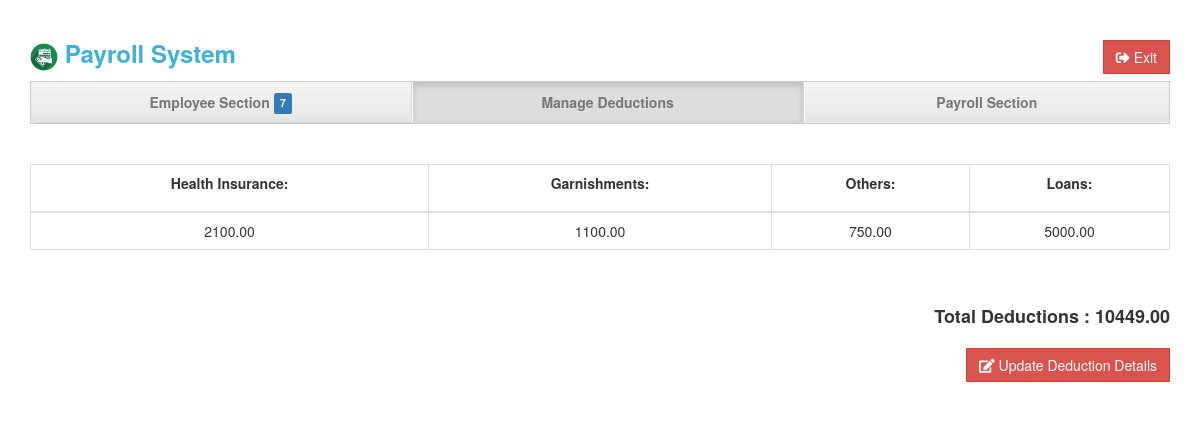
Page /home_deductions.php (signed in) on the committed database.
### tables this page shows
CREATE TABLE `deductions` (
  `deduction_id` int(5) NOT NULL,
  `healthinsurance` int(20) NOT NULL,
  `garnishments` int(20) NOT NULL,
  `others` int(20) NOT NULL,
  `fica` int(20) NOT NULL,
  `loans` int(20) NOT NULL
);

### home_deductions.php (the view, shortened to what this page needs)
<?php
require('db.php');
$query1 = "SELECT * from deductions";
$query = mysqli_query($connection, $query1);
  while($row=mysqli_fetch_array($query))
  {
    $healthinsurance   = $row['healthinsurance'];
    $garnishments          = $row['garnishments'];
    $others         = $row['others'];
    $fica         = $row['fica'];
    $loans        = $row['loans'];
    $total        = $healthinsurance + $garnishments + $others + $fica + $loans;
  }
?>
<!DOCTYPE html>
<html lang="en">
  <head>
    <link href="assets/css/justified-nav.css" rel="stylesheet">
    <link href="assets/css/bootstrap.min.css" rel="stylesheet">
    <link rel="stylesheet" href="https://pro.fontawesome.com/releases/v5.10.0/css/all.css"/>
    <link href="assets/css/search.css" rel="stylesheet">
    <link rel="stylesheet" type="text/css" href="assets/css/dataTables.min.css">
  </head>
  <body>
    <div class="container">
      <div class="masthead">
        <h3>
        <b><a href="index.php" style="text-decoration:none; color:#3fb1d4;"><img src="assets/img.png" alt="lg" width="28px;"> Payroll System</a></b>
            <a data-toggle="modal" style="text-decoration:none; color:#3fb1d4;" href="#colins" class="pull-right"><b><button class="btn btn-danger" style="border-radius: 0%;"><i class="fas fa-sign-out-alt"></i> Exit</button></b></a>
        </h3>
        <nav>
          <ul class="nav nav-justified" style="border-radius:0%">
            <li>
              <a href="home_employee.php">Employee Section <span class="label label-primary"><?php include 'total_count.php'?></span></a>
            </li>
            <li class="active">
              <a data-toggle="modal" href="#deductions">Manage Deductions</a>
            </li>
            <li>
              <a href="home_salary.php">Payroll Section</a>
            </li>
          </ul>
        </nav>
      </div><br><br>
              <form class="form-horizontal" action="#" name="form">
                <table class="table table-hover table-bordered">
                  <thead>
                    <tr>
                      <th><p align="center">Health Insurance:</p></th>
                      <th><p align="center">Garnishments:</p></th>
                      <th><p align="center">Others:</p></th>
                      <th><p align="center">Loans:</p></th>
                    </tr>
                  </thead>
                  <tbody>
                    <tr>
                      <td align="center"><?php echo $healthinsurance; ?>.00</td>
                      <td align="center"> <?php echo $garnishments; ?>.00</td>
                      <td align="center"><?php echo $others; ?>.00</td>
                      <td align="center"><?php echo $loans; ?>.00</td>
                    </tr>
                  </tbody>
                </table>
                <br>
                <div class="form-group">
                  <h4><label class="col-lg-12 control-label">Total Deductions : <?php echo $total; ?>.00</label></h4>
                </div>
                <div class="form-group">
                  <label class="col-lg-12 control-label"><button type="button" data-toggle="modal" data-target="#deductions" class="btn btn-danger" style="border-radius:0%"> <i class="fa fa-edit"></i> Update Deduction Details</button></label>
                </div>
              </form>
    </div>
  </body>
</html>

### assets/css/justified-nav.css (style rules this page uses)
body { padding-top: 20px; }
.nav-justified { background-color: #eee; border: 1px solid #ccc; border-radius: 5px; }
.nav-justified > li > a { padding-top: 15px; padding-bottom: 15px; margin-bottom: 0; font-weight: bold; color: #777; text-align: center; background-color: #e5e5e5; background-image: -webkit-gradient(linear, left top, left bottom, from(#f5f5f5), to(#e5e5e5)); background-image: -webkit-linear-gradient(top, #f5f5f5 0%, #e5e5e5 100%); background-image: -o-linear-gradient(top, #f5f5f5 0%, #e5e5e5 100%); background-image: linear-gradient(to bottom, #f5f5f5 0%,#e5e5e5 100%); filter: progid:DXImageTransform.Microsoft.gradient( startColorstr='#f5f5f5', endColorstr='#e5e5e5',GradientType=0 ); background-repeat: repeat-x; border-bottom: 1px solid #d5d5d5; }
.nav-justified > .active > a, .nav-justified > .active > a:hover, .nav-justified > .active > a:focus { background-color: #ddd; background-image: none; -webkit-box-shadow: inset 0 3px 7px rgba(0,0,0,.15); box-shadow: inset 0 3px 7px rgba(0,0,0,.15); }
.nav-justified > li:first-child > a { border-radius: 5px 5px 0 0; }
.nav-justified > li:last-child > a { border-bottom: 0; border-radius: 0 0 5px 5px; }
@media (min-width: 768px) { .nav-justified { max-height: 52px; } }
@media (min-width: 768px) { .nav-justified > li > a { border-right: 1px solid #d5d5d5; border-left: 1px solid #fff; } }
@media (min-width: 768px) { .nav-justified > li:first-child > a { border-left: 0; border-radius: 5px 0 0 5px; } }
@media (min-width: 768px) { .nav-justified > li:last-child > a { border-right: 0; border-radius: 0 5px 5px 0; } }
@media screen and (min-width: 768px) { .masthead, .marketing, .footer { padding-right: 0; padding-left: 0; } }

### rows in the picture
deductions: healthinsurance "2100", garnishments "1100", others "750", loans "5000", total "10449"

### other values in the picture
$rows "7"
